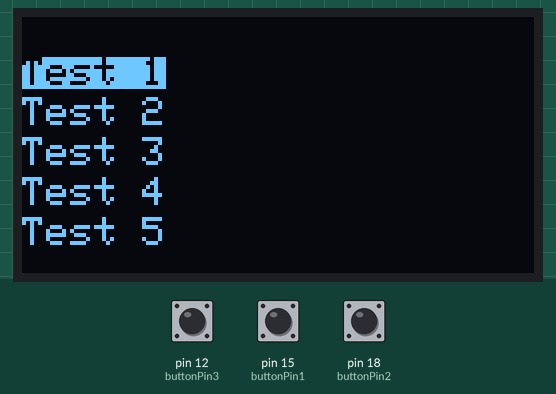
Recording of a sketch running on a simulated Arduino Uno, built with avr-gcc and run on an emulated ATmega328P. On the bench: 128×64 one-colour display. The inputs (shaded band) are chosen by the test bench; at power-on: pin 12 (buttonPin3) HIGH, pin 15 (buttonPin1) HIGH, pin 18 (buttonPin2) HIGH. What the sketch prints to the serial monitor is not drawn.

Above: at 7.3 s.
7.4 s: pin 12 (buttonPin3) pulled LOW for 0.15 s
At 8.6 s:
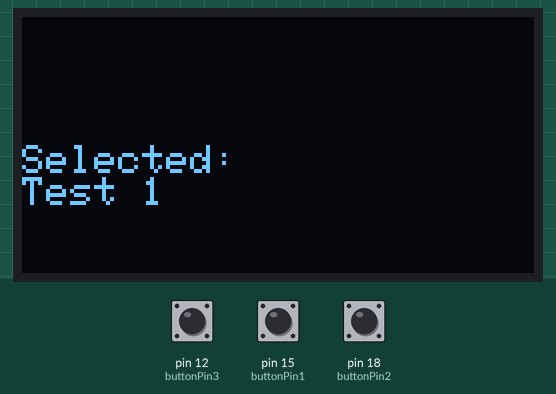
9.0 s: pin 15 (buttonPin1) pulled LOW for 1 s
At 9.4 s:
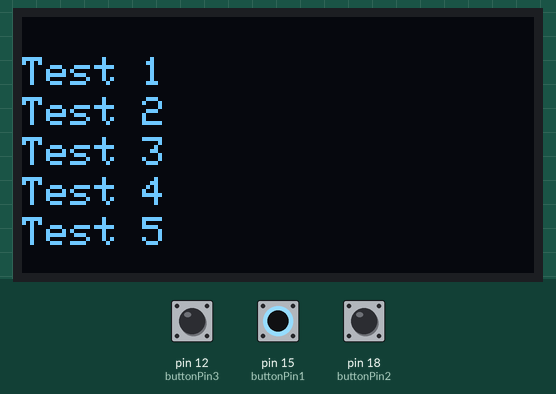
11.5 s: pin 18 (buttonPin2) pulled LOW for 1 s
At 12.8 s:
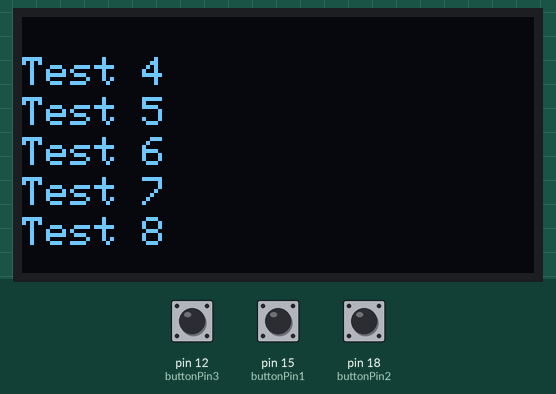
14.0 s: pin 15 (buttonPin1) pulled LOW for 1 s
At 15.9 s:
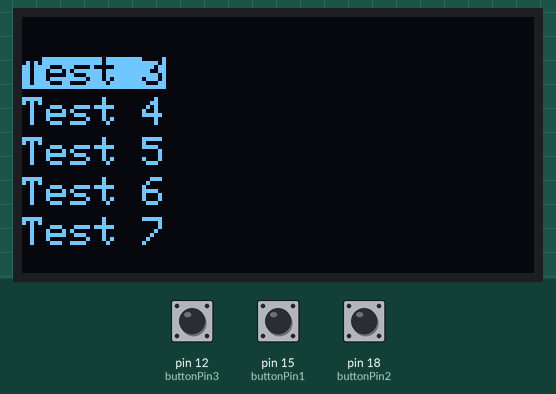
16.5 s: pin 12 (buttonPin3) pulled LOW for 1 s
At 17.0 s:
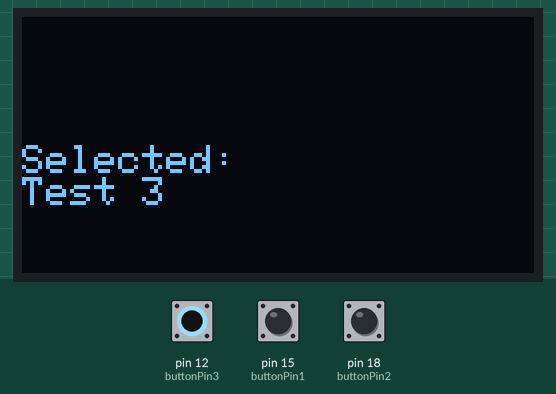
19.0 s: pin 18 (buttonPin2) pulled LOW for 0.15 s
At 20.1 s:
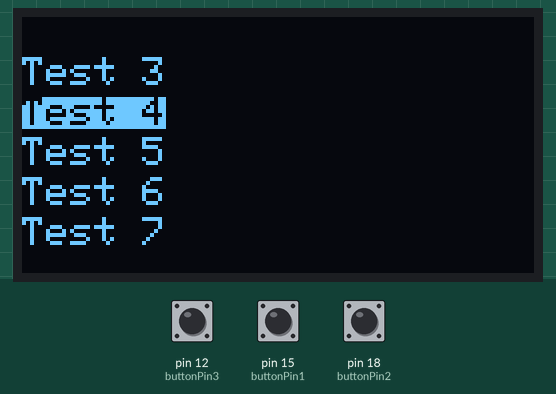
Timing chart, 0 to 21.6 s (numbered marks = the images above; inputs shaded):
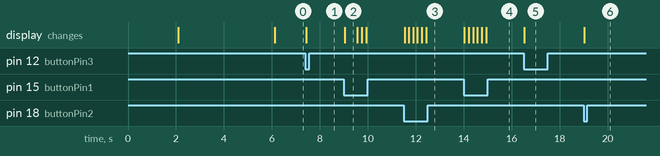

The sketch:

display_prototype.ino
```cpp
#include <Wire.h>
#include <Adafruit_GFX.h>
#include <Adafruit_SSD1306.h>

// OLED display dimensions
#define SCREEN_WIDTH 128
#define SCREEN_HEIGHT 64
#define OLED_RESET -1

int buttonPin1 = 15; // up
int buttonPin2 = 18; // down
int buttonPin3 = 12; // select

// Menu variables
int selectedOption = 0;
int scrollOffset = 0;          // NEW: first visible option
int menuStartX = 0;
int menuStartY = 10;
int menuLineHeight = 10;

const char* options[] = {
  "Test 1",
  "Test 2",
  "Test 3",
  "Test 4",
  "Test 5",
  "Test 6",
  "Test 7",
  "Test 8"
};

const int optionCount = sizeof(options) / sizeof(options[0]);

// How many lines fit on screen
const int visibleLines = (SCREEN_HEIGHT - menuStartY) / menuLineHeight;

const unsigned char logoBitmap[] PROGMEM = {
  0x00,0x00,0x00,0x00,0x00,0x00,0x00,0x00,
  0x00,0x00,0x00,0x00,0x00,0x00,0x00,0x00,
  0x00,0x00,0x00,0x00,0x00,0x00,0x00,0x00,
  0x00,0x00,0x00,0x00,0x00,0x00,0x00,0x00,

  0x00,0x00,0x00,0x00,0x00,0x00,0x00,0x00,
  0x00,0x00,0x00,0x03,0xC0,0x00,0x00,0x00,
  0x00,0x00,0x00,0x0F,0xF0,0x00,0x00,0x00,
  0x00,0x00,0x00,0x1F,0xF8,0x00,0x00,0x00,

  0x00,0x00,0x00,0x3F,0xFC,0x00,0x00,0x00,
  0x00,0x00,0x00,0x7F,0xFE,0x00,0x00,0x00,
  0x00,0x00,0x00,0xFF,0xFF,0x00,0x00,0x00,
  0x00,0x00,0x01,0xFF,0xFF,0x80,0x00,0x00,

  0x00,0x00,0x03,0xF8,0x1F,0xC0,0x00,0x00,
  0x00,0x00,0x07,0xE0,0x07,0xE0,0x00,0x00,
  0x00,0x00,0x0F,0xC0,0x03,0xF0,0x00,0x00,
  0x00,0x00,0x1F,0x80,0x01,0xF8,0x00,0x00,

  0x00,0x00,0x3F,0x00,0x00,0xFC,0x00,0x00,
  0x00,0x00,0x7E,0x00,0x00,0x7E,0x00,0x00,
  0x00,0x00,0xFC,0x00,0x00,0x3F,0x00,0x00,
  0x00,0x01,0xF8,0x00,0x00,0x1F,0x80,0x00,

  0x00,0x03,0xF0,0x00,0x00,0x0F,0xC0,0x00,
  0x00,0x07,0xE0,0x00,0x00,0x07,0xE0,0x00,
  0x00,0x0F,0xC0,0x00,0x00,0x03,0xF0,0x00,
  0x00,0x1F,0x80,0x00,0x00,0x01,0xF8,0x00,

  0x00,0x3F,0x00,0x00,0x00,0x00,0xFC,0x00,
  0x00,0x7E,0x00,0x00,0x00,0x00,0x7E,0x00,
  0x00,0xFC,0x00,0x00,0x00,0x00,0x3F,0x00,
  0x01,0xF8,0x00,0x00,0x00,0x00,0x1F,0x80,

  0x03,0xF0,0x00,0x00,0x00,0x00,0x0F,0xC0,
  0x07,0xE0,0x00,0x00,0x00,0x00,0x07,0xE0,
  0x0F,0xC0,0x00,0x00,0x00,0x00,0x03,0xF0,
  0x1F,0x80,0x00,0x00,0x00,0x00,0x01,0xF8,

  0x3F,0x00,0x00,0x00,0x00,0x00,0x00,0xFC,
  0x7E,0x00,0x00,0x00,0x00,0x00,0x00,0x7E,
  0xFC,0x00,0x00,0x00,0x00,0x00,0x00,0x3F,
  0x7E,0x00,0x00,0x00,0x00,0x00,0x00,0x7E,

  0x3F,0x00,0x00,0x00,0x00,0x00,0x00,0xFC,
  0x1F,0x80,0x00,0x00,0x00,0x00,0x01,0xF8,
  0x0F,0xC0,0x00,0x00,0x00,0x00,0x03,0xF0,
  0x07,0xE0,0x00,0x00,0x00,0x00,0x07,0xE0,

  0x03,0xF0,0x00,0x00,0x00,0x00,0x0F,0xC0,
  0x01,0xF8,0x00,0x00,0x00,0x00,0x1F,0x80,
  0x00,0xFC,0x00,0x00,0x00,0x00,0x3F,0x00,
  0x00,0x7E,0x00,0x00,0x00,0x00,0x7E,0x00,

  0x00,0x3F,0x00,0x00,0x00,0x00,0xFC,0x00,
  0x00,0x1F,0x80,0x00,0x00,0x01,0xF8,0x00,
  0x00,0x0F,0xC0,0x00,0x00,0x03,0xF0,0x00,
  0x00,0x07,0xE0,0x00,0x00,0x07,0xE0,0x00,

  0x00,0x03,0xF0,0x00,0x00,0x0F,0xC0,0x00,
  0x00,0x01,0xF8,0x00,0x00,0x1F,0x80,0x00,
  0x00,0x00,0xFC,0x00,0x00,0x3F,0x00,0x00,
  0x00,0x00,0x7E,0x00,0x00,0x7E,0x00,0x00,

  0x00,0x00,0x3F,0x00,0x00,0xFC,0x00,0x00,
  0x00,0x00,0x1F,0x80,0x01,0xF8,0x00,0x00,
  0x00,0x00,0x0F,0xC0,0x03,0xF0,0x00,0x00,
  0x00,0x00,0x07,0xE0,0x07,0xE0,0x00,0x00,

  0x00,0x00,0x03,0xF0,0x0F,0xC0,0x00,0x00,
  0x00,0x00,0x01,0xF8,0x1F,0x80,0x00,0x00,
  0x00,0x00,0x00,0xFF,0xFF,0x00,0x00,0x00,
  0x00,0x00,0x00,0x7F,0xFE,0x00,0x00,0x00,

  0x00,0x00,0x00,0x3F,0xFC,0x00,0x00,0x00,
  0x00,0x00,0x00,0x1F,0xF8,0x00,0x00,0x00,
  0x00,0x00,0x00,0x0F,0xF0,0x00,0x00,0x00,
  0x00,0x00,0x00,0x03,0xC0,0x00,0x00,0x00,

  0x00,0x00,0x00,0x00,0x00,0x00,0x00,0x00,
  0x00,0x00,0x00,0x00,0x00,0x00,0x00,0x00,
  0x00,0x00,0x00,0x00,0x00,0x00,0x00,0x00,
  0x00,0x00,0x00,0x00,0x00,0x00,0x00,0x00
};

Adafruit_SSD1306 display(SCREEN_WIDTH, SCREEN_HEIGHT, &Wire, OLED_RESET);

void drawMenu();

void setup() {
  Serial.begin(115200);

  pinMode(buttonPin1, INPUT_PULLUP);
  pinMode(buttonPin2, INPUT_PULLUP);
  pinMode(buttonPin3, INPUT_PULLUP);

  if (!display.begin(SSD1306_SWITCHCAPVCC, 0x3C)) {
    Serial.println(F("SSD1306 allocation failed"));
    for (;;);
  }
  drawLogo();
  drawMenu();
}

void loop() {
  // UP button
  if (digitalRead(buttonPin1) == LOW) {
    selectedOption--;
    if (selectedOption < 0) selectedOption = optionCount - 1;

    // Scroll up if needed
    if (selectedOption < scrollOffset) {
      scrollOffset = selectedOption;
    }

    drawMenu();
    delay(150);
  }

  // DOWN button
  if (digitalRead(buttonPin2) == LOW) {
    selectedOption++;
    if (selectedOption >= optionCount) selectedOption = 0;

    // Scroll down if needed
    if (selectedOption >= scrollOffset + visibleLines) {
      scrollOffset = selectedOption - visibleLines + 1;
    }

    drawMenu();
    delay(150);
  }

  // SELECT button
  if (digitalRead(buttonPin3) == LOW) {
    Serial.print("Selected: ");
    Serial.println(options[selectedOption]);
    display.clearDisplay();
    display.setTextColor(SSD1306_WHITE);
    display.setCursor(0, 32);
    display.println("Selected: ");
    display.println(options[selectedOption]);
    display.display();
    delay(200);
  }
}

void drawMenu() {
  display.clearDisplay();

  // Draw only visible options
  for (int i = 0; i < visibleLines; i++) {
    int optionIndex = scrollOffset + i;
    if (optionIndex >= optionCount) break;

    int y = menuStartY + i * menuLineHeight;

    if (optionIndex == selectedOption) {
      display.setTextColor(SSD1306_BLACK, SSD1306_WHITE);
    } else {
      display.setTextColor(SSD1306_WHITE);
    }

    display.setCursor(menuStartX, y);
    display.println(options[optionIndex]);
  }

  display.display();
}

void drawLogo() {
  display.clearDisplay();
  display.setCursor(0, 32);
  display.setTextColor(SSD1306_WHITE);
  display.setTextSize(1);
  display.println("Black Diamond V0.1");
  display.display();
  delay(2000);
  display.clearDisplay();
  display.drawBitmap(32,0,logoBitmap,64,64,SSD1306_WHITE);
  display.display();
  delay(4000);
}
```

Measured:
- after the input at 7.4 s, the display: changes at once (image 1)
- after the input at 9.0 s, the display: changes at once (image 2)
- after the input at 11.5 s, the display: first changes at once (image 3 shows a later state)
- after the input at 14.0 s, the display: first changes at once (image 4 shows a later state)
- after the input at 16.5 s, the display: changes at once (image 5)
- after the input at 19.0 s, the display: changes at once (image 6)
- what the display in image 2 shows lasts 0.6 s, from 9.0 s to 9.6 s
